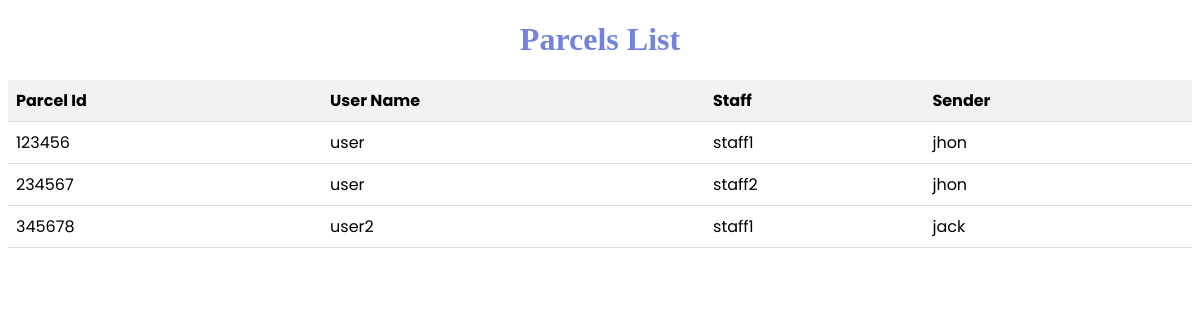
The app's page /admin-parcelslist.php with its own data.
### tables this page shows
CREATE TABLE `parcels_list` (
  `parcel_id` int(11) NOT NULL,
  `user_name` varchar(50) DEFAULT NULL,
  `staff_deliver` varchar(50) DEFAULT NULL,
  `sender_name` varchar(50) DEFAULT NULL,
  `status` varchar(20) DEFAULT NULL
);

### admin-parcelslist.php (the view, shortened to what this page needs)
<!DOCTYPE html>
<html>
<head>
</head>
<body>
    <h1>Parcels List</h1>
    <?php
    $con = mysqli_connect("localhost","root","","courier_db");
    $select = "SELECT * FROM parcels_list";
    $result = $con->query($select);
    if ($result->num_rows > 0) {
        echo "<table>";
        echo "<tr><th>Parcel Id</th><th>User Name</th><th>Staff</th><th>Sender</th></tr>";
        while ($row = $result->fetch_assoc()) {
            echo "<tr>";
            echo "<td>" . $row["parcel_id"] . "</td>";
            echo "<td>" . $row["user_name"] . "</td>";
            echo "<td>" . $row["staff_deliver"] . "</td>";
            echo "<td>" . $row["sender_name"] . "</td>";
            echo "</tr>";
        }
        echo "</table>";
    } else {
        echo "No users found in the database.";
    }
    ?>
</body>
</html>

### admin-parcelslist.php (style rules this page uses)
table { width: 100%; border-collapse: collapse; font-family: 'Poppins', sans-serif; }
table th, table td { padding: 8px; text-align: left; border-bottom: 1px solid #ddd; }
table th { background-color: #f2f2f2; }
h1 { text-align: center; color: #7383db; }

### records on screen
parcels_list: parcel_id "123456", user_name "user", staff_deliver "staff1", sender_name "jhon"
parcels_list: parcel_id "234567", user_name "user", staff_deliver "staff2", sender_name "jhon"
parcels_list: parcel_id "345678", user_name "user2", staff_deliver "staff1", sender_name "jack"
